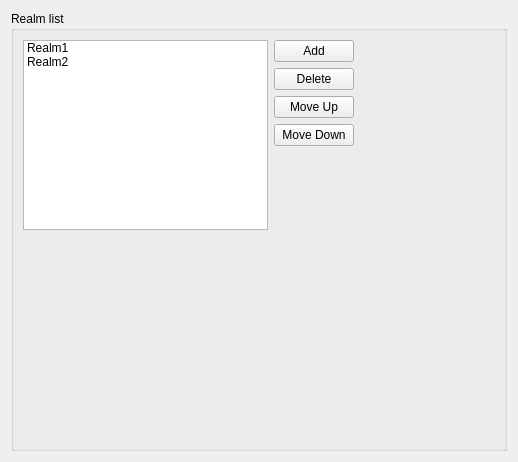
<?xml version="1.0" encoding="UTF-8"?>
<ui version="4.0">
 <class>RealmsRealmsWidget</class>
 <widget class="QWidget" name="RealmsRealmsWidget">
  <property name="geometry">
   <rect>
    <x>0</x>
    <y>0</y>
    <width>518</width>
    <height>462</height>
   </rect>
  </property>
  <property name="windowTitle">
   <string>Form</string>
  </property>
  <layout class="QGridLayout" name="gridLayout">
   <item row="0" column="0">
    <widget class="QGroupBox" name="groupBox">
     <property name="title">
      <string>Realm list</string>
     </property>
     <layout class="QGridLayout" name="gridLayout_2">
      <item row="0" column="0" rowspan="2">
       <widget class="QListWidget" name="listWidget">
        <item>
         <property name="text">
          <string>Realm1</string>
         </property>
        </item>
        <item>
         <property name="text">
          <string>Realm2</string>
         </property>
        </item>
       </widget>
      </item>
      <item row="0" column="1">
       <layout class="QVBoxLayout" name="verticalLayout">
        <item>
         <widget class="QPushButton" name="pushButton">
          <property name="text">
           <string>Add</string>
          </property>
         </widget>
        </item>
        <item>
         <widget class="QPushButton" name="pushButton_2">
          <property name="text">
           <string>Delete</string>
          </property>
         </widget>
        </item>
        <item>
         <widget class="QPushButton" name="pushButton_3">
          <property name="text">
           <string>Move Up</string>
          </property>
         </widget>
        </item>
        <item>
         <widget class="QPushButton" name="pushButton_4">
          <property name="text">
           <string>Move Down</string>
          </property>
         </widget>
        </item>
       </layout>
      </item>
      <item row="0" column="2">
       <spacer name="horizontalSpacer_2">
        <property name="orientation">
         <enum>Qt::Horizontal</enum>
        </property>
        <property name="sizeHint" stdset="0">
         <size>
          <width>145</width>
          <height>20</height>
         </size>
        </property>
       </spacer>
      </item>
      <item row="1" column="1" colspan="2">
       <spacer name="horizontalSpacer">
        <property name="orientation">
         <enum>Qt::Horizontal</enum>
        </property>
        <property name="sizeHint" stdset="0">
         <size>
          <width>228</width>
          <height>20</height>
         </size>
        </property>
       </spacer>
      </item>
      <item row="2" column="0">
       <spacer name="verticalSpacer">
        <property name="orientation">
         <enum>Qt::Vertical</enum>
        </property>
        <property name="sizeHint" stdset="0">
         <size>
          <width>20</width>
          <height>210</height>
         </size>
        </property>
       </spacer>
      </item>
     </layout>
    </widget>
   </item>
  </layout>
 </widget>
 <resources/>
 <connections/>
</ui>
